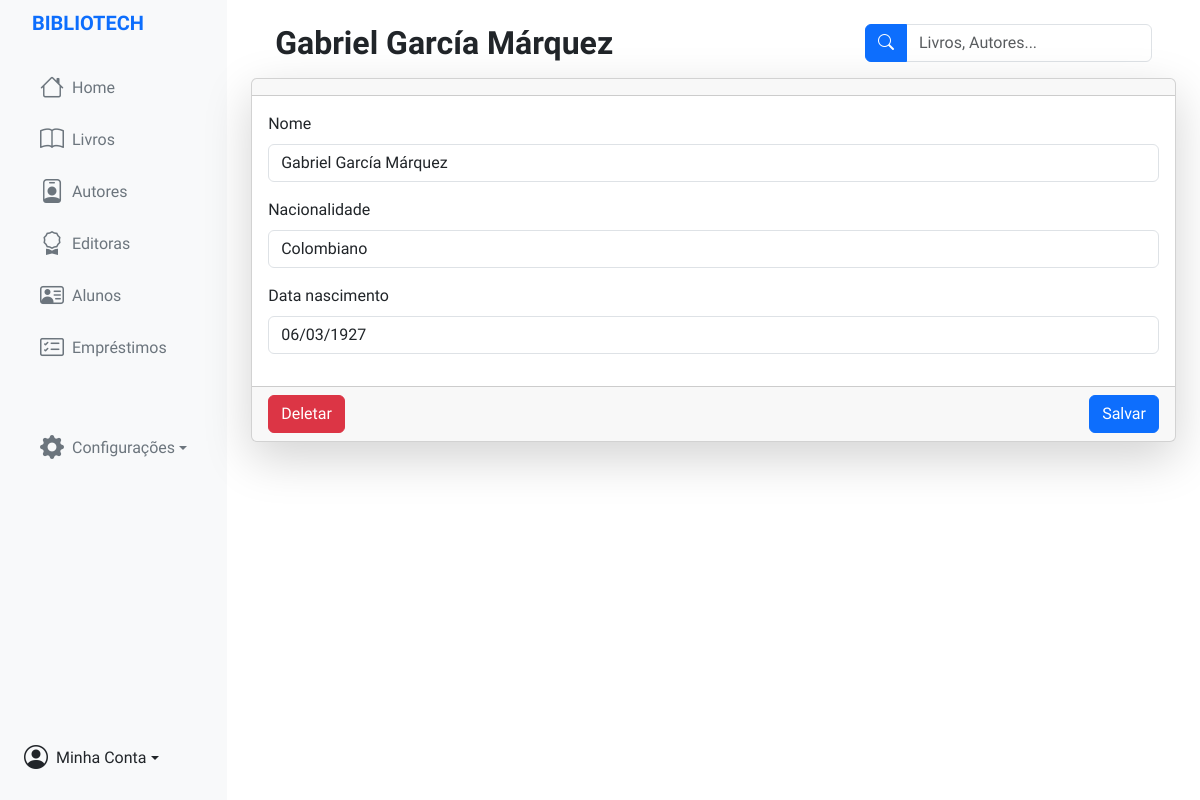
The page /home/autores/13/ (signed in) on the database its author committed.
### API/models.py (models this page shows, shortened)
class Autor(models.Model):
    nome = models.CharField(max_length=100)
    nacionalidade = models.CharField(max_length=50, blank=True, null=True)
    data_nascimento = models.DateField(blank=True, null=True)

### WebAPP/views.py (the view, shortened to what this page needs)
# urls.py: path('home/autores/<int:pk>/', views.editarAutor, name='editarAutor'),
@login_required
def editarAutor(request, pk):
    print(f"Received {request.method} request for Autor {pk}")
    autor = get_object_or_404(Autor, pk=pk)
    if request.method == 'POST':
        form = AutorForm(request.POST, instance=autor)
        if form.is_valid():
            form.save()
            return JsonResponse({'mensagem': 'Autor atualizado com sucesso', 'redirect': '/home/autores/'})
        else:
            return JsonResponse({'erro': 'Erro ao atualizar Autor'}, status=400)
    elif request.method == 'DELETE':
        autor.delete()
        return JsonResponse({'mensagem': 'Autor excluído com sucesso', 'redirect': '/home/autores/'})
    else:
        form = AutorForm(instance=autor)
    return render(request, 'Pages/editPages/editarAutor.html', {'form': form, 'autor': autor})

### WebAPP/forms.py
class AutorForm(forms.ModelForm):
    class Meta:
        model = Autor
        fields = ['nome', 'nacionalidade', 'data_nascimento']

### WebAPP/templates/Pages/editPages/editarAutor.html
{% extends "base.html" %}
{% load static %}
{% block content %}
    <div class="container-fluid">
        <div class="row flex-nowrap">
            <div class="col-auto bg-light">
                {% include '../../Components/sideNav.html' %}
            </div>
            <div class="col p-4">
                {% block inner_content %}
                {% include '../../Components/header.html' with titulo=autor.nome %}
                {% include '../../Components/cards/cardAutor.html' %}
                {% endblock inner_content %}
            </div>
        </div>
    </div>
{% endblock %}

### WebAPP/templates/Components/header.html (shortened to what this page needs)
{% load static %}
<div class="d-flex justify-content-between">
    <h1 class="fs-2 fw-bolder mb-3 mx-4">{{ titulo }}</h1>
    <form id="search-form" class="d-flex pe-4 h-75">
        <div class="input-group">
            <button id="search-button" type="submit" class="btn btn-primary">
                <i class="bi bi-search"></i>
            </button>
            <input id="search-input" name="consulta" type="search" class="form-control" placeholder="Livros, Autores..."/>
        </div>
    </form>
</div>

### WebAPP/templates/Components/cards/cardAutor.html (shortened to what this page needs)
{% load crispy_forms_tags %}
{% load static %}
<div class="card shadow-lg">
    <div class="card-header text-center">
    </div>
    <div class="card-body">
    <form id="editarAutorForm" method="POST" action="{% url 'editarAutor' autor.id %}">
          {{ form|crispy }}
    </div>
    <div class="card-footer text-center d-flex justify-content-between">
        <button id="excluirAutorBtn" form="AutorForm" type="submit" class="btn btn-danger" onclick="excluirAutor(event, '{% url "editarAutor" autor.id %}')">Deletar</button>
        <button id="salvarAutorBtn" form="AutorForm" type="submit" class="btn btn-primary" onclick="salvarAutor(event, '{% url "editarAutor" autor.id %}')">Salvar</button>
    </div>
</div>

### WebAPP/templates/base.html (style rules this page uses)
* { font-family: 'Kanit'; font-weight: 500 }
td, input { font-family: 'Kanit'; font-weight: 300 }

### rows shown on the page
Autor: nome "Gabriel García Márquez", nacionalidade "Colombiano", data_nascimento "06/03/1927"
